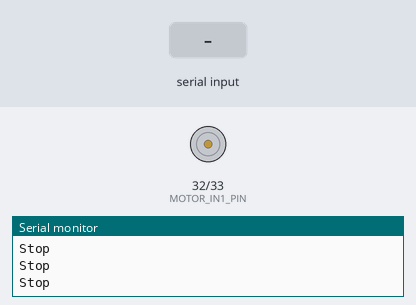
A program run on a simulated ESP32. Parts: motor-driver pin pairs drawn as motors (green arrow = first pin HIGH = forward, orange = second pin HIGH = backward, longer = more drive), the last lines printed to the serial monitor. The inputs (shaded band) are chosen by the test bench.

Above: at 6.0 s.
6.1 s: "W" received over Serial
At 6.31 s:
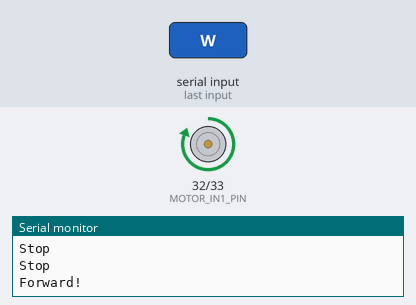
7.9 s: "S" received over Serial
At 8.12 s:
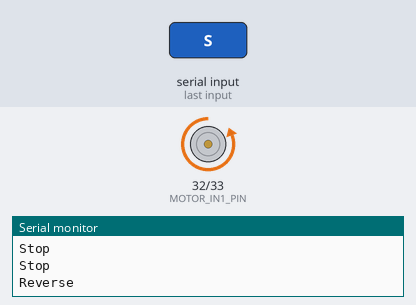
Timing chart, 0 to 10.9 s (numbered marks = the images above; inputs shaded):
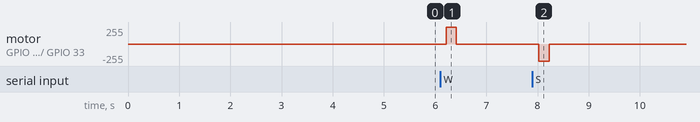

The program:

main.cpp
```cpp
#include <cstdio>
#include <cstdint>
#include <unistd.h>
#include <cstring>
#include "driver/gpio.h"
#include "driver/uart.h"
#include "esp_err.h"
#include "esp_task_wdt.h"
#include "freertos/FreeRTOS.h"
#include "freertos/task.h"
#include "freertos/semphr.h"

constexpr gpio_num_t MOTOR_IN1_PIN = GPIO_NUM_32;
constexpr gpio_num_t MOTOR_IN2_PIN = GPIO_NUM_33;
constexpr uint32_t INPUT_TIMEOUT_MS = 100;
constexpr uint32_t CONTROL_LOOP_DELAY_MS = 200;
constexpr uint32_t SERIAL_INPUT_DELAY_MS = 10;
constexpr uart_port_t UART_PORT = UART_NUM_0;
constexpr int UART_BAUD = 115200;
constexpr int UART_RX_BUF_SIZE = 256;
constexpr int UART_TX_BUF_SIZE = 256;

enum class MotorDirection : int8_t {
    STOP = 0,
    FORWARD = 1,
    REVERSE = -1
};

class ControlState {
private:
    struct State {
        MotorDirection direction = MotorDirection::STOP;
        uint32_t timestamp_ms = 0;
    } state;

    SemaphoreHandle_t mutex;

public:
    ControlState() {

    }

    void update(MotorDirection direction) {
        state.direction = direction;
        state.timestamp_ms = xTaskGetTickCount() / portTICK_PERIOD_MS;
    }

    MotorDirection get_direction() {
        return state.direction;
    }

    uint32_t get_timestamp() {
        uint32_t ts = 0;
        ts = state.timestamp_ms;

        return ts;
    }

    const char* get_status() const {
        static char status_buffer[256];
        MotorDirection dir = MotorDirection::STOP;
        uint32_t current_time_ms = xTaskGetTickCount() / portTICK_PERIOD_MS;
        uint32_t time_since_input = 0;

        const char* dir_str = "UNKNOWN";
        if (dir == MotorDirection::FORWARD) {
            dir_str = "FORWARD";
        } else if (dir == MotorDirection::REVERSE) {
            dir_str = "REVERSE";
        } else {
            dir_str = "STOP";
        }

        snprintf(status_buffer, sizeof(status_buffer),
                 "[Control] Direction: %s | Time Since Input: %lu ms",
                 dir_str,
                 (unsigned long)time_since_input);
        return status_buffer;
    }
};


class MotorController {
private:
    gpio_num_t pin_in1;
    gpio_num_t pin_in2;
    MotorDirection current_direction = MotorDirection::STOP;

public:
    MotorController(gpio_num_t in1, gpio_num_t in2) : pin_in1(in1), pin_in2(in2) {}

    void init() {
        gpio_config_t io_conf = {
            .pin_bit_mask = (1ULL << pin_in1) | (1ULL << pin_in2),
            .mode = GPIO_MODE_OUTPUT,
            .pull_up_en = GPIO_PULLUP_DISABLE,
            .pull_down_en = GPIO_PULLDOWN_DISABLE,
            .intr_type = GPIO_INTR_DISABLE,
        };
        gpio_config(&io_conf);
    }

    void set_direction(MotorDirection direction) {
        current_direction = direction;
        if (direction == MotorDirection::FORWARD) {
            gpio_set_level(pin_in1, 1);
            gpio_set_level(pin_in2, 0);
        } else if (direction == MotorDirection::REVERSE) {
            gpio_set_level(pin_in1, 0);
            gpio_set_level(pin_in2, 1);
        } else {
            gpio_set_level(pin_in1, 0);
            gpio_set_level(pin_in2, 0);
        }
    }

    void update_motor_control(ControlState* state){
        set_direction(state->get_direction());
    }

    const char* get_status() const {
        static char status_buffer[128];
        const char* dir_str = "UNKNOWN";
        if (current_direction == MotorDirection::FORWARD) {
            dir_str = "FORWARD";
        } else if (current_direction == MotorDirection::REVERSE) {
            dir_str = "REVERSE";
        } else {
            dir_str = "STOP";
        }
        snprintf(status_buffer, sizeof(status_buffer),
                 "[Motor] Direction: %s | IN1: %u | IN2: %u",
                 dir_str,
                 (unsigned)gpio_get_level(pin_in1),
                 (unsigned)gpio_get_level(pin_in2));
        return status_buffer;
    }
};


extern "C" void app_main() {
    int init_cnt = 0;
    while (init_cnt < 5) {
        printf("Wake count: %d\n", init_cnt);
        init_cnt++;
        sleep(1);
    }
    printf("Initializing L298N motor controller (C++)\n");
    MotorController* motor_controller = new MotorController(MOTOR_IN1_PIN, MOTOR_IN2_PIN);
    motor_controller->init();

    printf("Initializing Control State\n");
    ControlState* state = new ControlState();

    printf("Initialization UART\n");
    uart_config_t uart_config = {}; // Zero-initialize every single field first
    uart_config.baud_rate = 115200;
    uart_config.data_bits = UART_DATA_8_BITS;
    uart_config.parity    = UART_PARITY_DISABLE;
    uart_config.stop_bits = UART_STOP_BITS_1;
    uart_config.flow_ctrl = UART_HW_FLOWCTRL_DISABLE;
    uart_config.source_clk = UART_SCLK_DEFAULT;


    uart_driver_install(UART_PORT, UART_RX_BUF_SIZE, UART_TX_BUF_SIZE, 0, NULL, 0);
    uart_param_config(UART_PORT, &uart_config);
    uart_set_pin(UART_PORT, UART_PIN_NO_CHANGE, UART_PIN_NO_CHANGE, UART_PIN_NO_CHANGE, UART_PIN_NO_CHANGE);

    printf("UART Driver initialized (UART %d at %d baud)\n", UART_PORT, UART_BAUD);


    while(1){

        uint8_t buffer[64];
        int length = uart_read_bytes(UART_PORT, buffer, sizeof(buffer), pdMS_TO_TICKS(1));
        char c = 0;

        for (int i = 0; i < length; i++) {
            c = static_cast<char>(buffer[i]);
        }

        if(c == 'W' || c == 'w') {
            state->update(MotorDirection::FORWARD);
            printf("Forward!\n");
        }
        else if(c =='S' || c == 's'){
            state->update(MotorDirection::REVERSE);
            printf("Reverse\n");
        }
        else{
            state->update(MotorDirection::STOP);
            printf("Stop\n");
        }
        motor_controller->update_motor_control(state);
        vTaskDelay(pdMS_TO_TICKS(CONTROL_LOOP_DELAY_MS));
    }

}
```

Measured:
- after the input at 6.1 s, motor on GPIO 32 (MOTOR_IN1_PIN) / GPIO 33 (MOTOR_IN2_PIN): stopped → forward 255/255 after 0.11 s, → stopped 0.20 s later
- after the input at 7.9 s, motor on GPIO 32 (MOTOR_IN1_PIN) / GPIO 33 (MOTOR_IN2_PIN): stopped → backward 255/255 after 0.13 s, → stopped 0.20 s later
